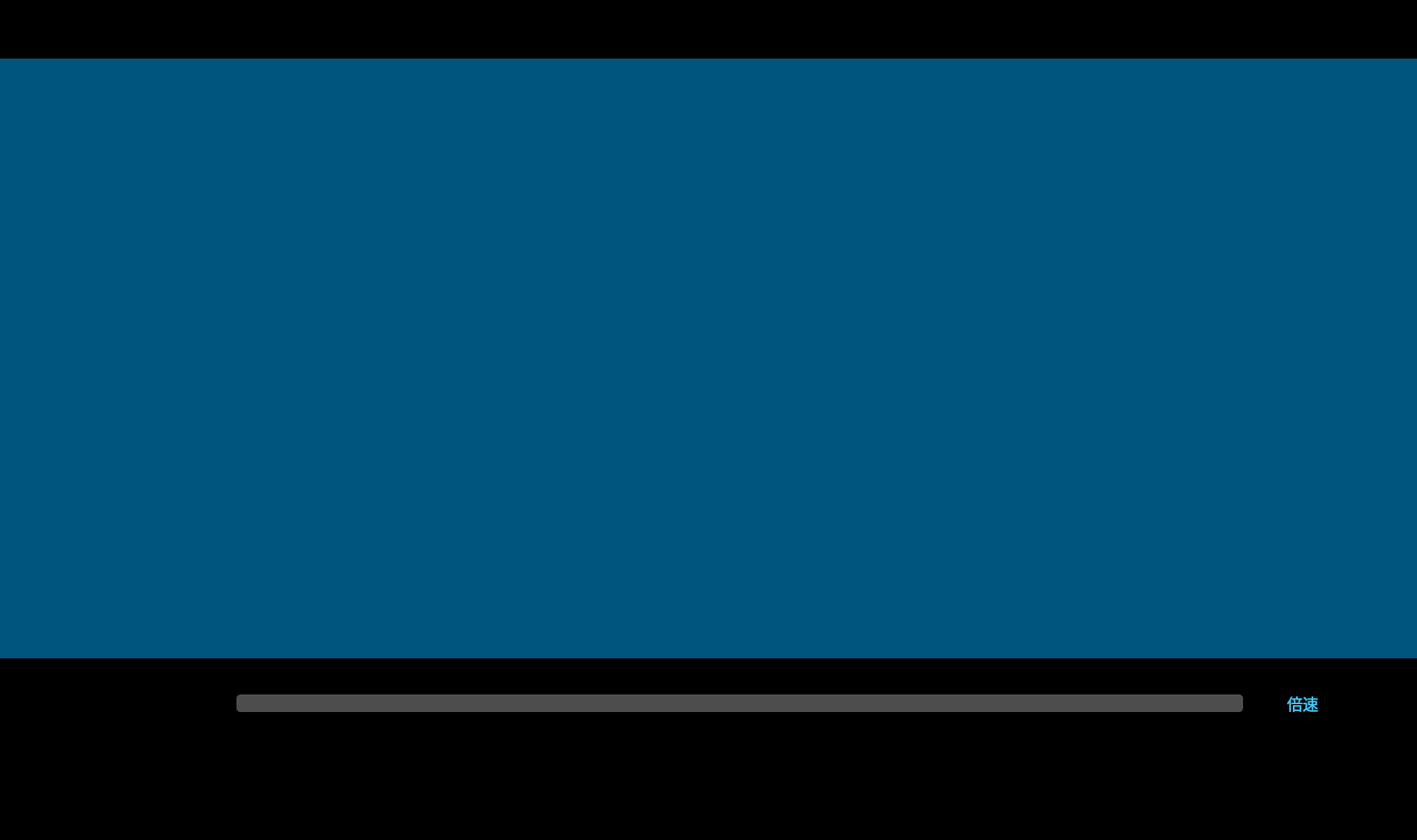
<?xml version="1.0" encoding="UTF-8"?>
<ui version="4.0">
 <class>PlayerPage</class>
 <widget class="QWidget" name="PlayerPage">
  <property name="geometry">
   <rect>
    <x>0</x>
    <y>0</y>
    <width>1450</width>
    <height>860</height>
   </rect>
  </property>
  <property name="windowTitle">
   <string>Form</string>
  </property>
  <property name="styleSheet">
   <string notr="true">*{
     color : #FFFFFF;
     font-size : 16px;
     background-color : rgba(0, 0, 0, 0);
}

QPushButton
{
    border : none;
}</string>
  </property>
  <layout class="QVBoxLayout" name="verticalLayout">
   <property name="spacing">
    <number>0</number>
   </property>
   <property name="leftMargin">
    <number>0</number>
   </property>
   <property name="topMargin">
    <number>0</number>
   </property>
   <property name="rightMargin">
    <number>0</number>
   </property>
   <property name="bottomMargin">
    <number>0</number>
   </property>
   <item>
    <widget class="QWidget" name="playHead" native="true">
     <property name="minimumSize">
      <size>
       <width>0</width>
       <height>60</height>
      </size>
     </property>
     <property name="maximumSize">
      <size>
       <width>16777215</width>
       <height>60</height>
      </size>
     </property>
     <property name="styleSheet">
      <string notr="true">#playHead
{
    background-color : #000000;
}</string>
     </property>
     <layout class="QHBoxLayout" name="horizontalLayout">
      <property name="spacing">
       <number>0</number>
      </property>
      <property name="leftMargin">
       <number>13</number>
      </property>
      <property name="topMargin">
       <number>0</number>
      </property>
      <property name="rightMargin">
       <number>0</number>
      </property>
      <property name="bottomMargin">
       <number>0</number>
      </property>
      <item>
       <widget class="QLabel" name="videoTittle">
        <property name="maximumSize">
         <size>
          <width>1325</width>
          <height>16777215</height>
         </size>
        </property>
        <property name="styleSheet">
         <string notr="true">#videoTittle{
    font-size : 24px;
}</string>
        </property>
        <property name="text">
         <string/>
        </property>
       </widget>
      </item>
      <item>
       <widget class="QWidget" name="sysBtnBox" native="true">
        <property name="minimumSize">
         <size>
          <width>112</width>
          <height>0</height>
         </size>
        </property>
        <property name="maximumSize">
         <size>
          <width>112</width>
          <height>16777215</height>
         </size>
        </property>
        <property name="styleSheet">
         <string notr="true"/>
        </property>
        <layout class="QHBoxLayout" name="horizontalLayout_2">
         <property name="spacing">
          <number>36</number>
         </property>
         <property name="leftMargin">
          <number>0</number>
         </property>
         <property name="topMargin">
          <number>0</number>
         </property>
         <property name="rightMargin">
          <number>31</number>
         </property>
         <property name="bottomMargin">
          <number>0</number>
         </property>
         <item>
          <widget class="QPushButton" name="minBtn">
           <property name="minimumSize">
            <size>
             <width>20</width>
             <height>20</height>
            </size>
           </property>
           <property name="maximumSize">
            <size>
             <width>20</width>
             <height>20</height>
            </size>
           </property>
           <property name="styleSheet">
            <string notr="true">#minBtn
{
    border-image : url(&quot;:/images/PlayPage/suoxiao.png&quot;);
}</string>
           </property>
           <property name="text">
            <string/>
           </property>
          </widget>
         </item>
         <item>
          <widget class="QPushButton" name="quitBtn">
           <property name="minimumSize">
            <size>
             <width>20</width>
             <height>20</height>
            </size>
           </property>
           <property name="maximumSize">
            <size>
             <width>20</width>
             <height>20</height>
            </size>
           </property>
           <property name="styleSheet">
            <string notr="true">#quitBtn
{
    border-image : url(&quot;:/images/PlayPage/quxiao.png&quot;);
}</string>
           </property>
           <property name="text">
            <string/>
           </property>
          </widget>
         </item>
        </layout>
       </widget>
      </item>
     </layout>
    </widget>
   </item>
   <item>
    <widget class="QWidget" name="screen" native="true">
     <property name="styleSheet">
      <string notr="true">#screen
{
    background-color : rgb(0, 85, 127);
}</string>
     </property>
    </widget>
   </item>
   <item>
    <widget class="QWidget" name="playContrlBox" native="true">
     <property name="minimumSize">
      <size>
       <width>0</width>
       <height>186</height>
      </size>
     </property>
     <property name="maximumSize">
      <size>
       <width>16777215</width>
       <height>186</height>
      </size>
     </property>
     <property name="styleSheet">
      <string notr="true">#playContrlBox
{
    background-color : #000000;
}</string>
     </property>
     <layout class="QVBoxLayout" name="verticalLayout_2">
      <property name="spacing">
       <number>0</number>
      </property>
      <property name="leftMargin">
       <number>0</number>
      </property>
      <property name="topMargin">
       <number>0</number>
      </property>
      <property name="rightMargin">
       <number>0</number>
      </property>
      <property name="bottomMargin">
       <number>0</number>
      </property>
      <item>
       <widget class="PlaySlider" name="videoSlider" native="true">
        <property name="minimumSize">
         <size>
          <width>0</width>
          <height>30</height>
         </size>
        </property>
        <property name="maximumSize">
         <size>
          <width>16777215</width>
          <height>30</height>
         </size>
        </property>
        <property name="styleSheet">
         <string notr="true"/>
        </property>
       </widget>
      </item>
      <item>
       <widget class="QWidget" name="playControl" native="true">
        <property name="minimumSize">
         <size>
          <width>0</width>
          <height>32</height>
         </size>
        </property>
        <property name="maximumSize">
         <size>
          <width>16777215</width>
          <height>32</height>
         </size>
        </property>
        <property name="styleSheet">
         <string notr="true"/>
        </property>
        <layout class="QHBoxLayout" name="horizontalLayout_3">
         <property name="spacing">
          <number>0</number>
         </property>
         <property name="leftMargin">
          <number>30</number>
         </property>
         <property name="topMargin">
          <number>0</number>
         </property>
         <property name="rightMargin">
          <number>30</number>
         </property>
         <property name="bottomMargin">
          <number>0</number>
         </property>
         <item>
          <widget class="QWidget" name="playTimeBox" native="true">
           <property name="minimumSize">
            <size>
             <width>126</width>
             <height>0</height>
            </size>
           </property>
           <property name="maximumSize">
            <size>
             <width>226</width>
             <height>16777215</height>
            </size>
           </property>
           <property name="styleSheet">
            <string notr="true"/>
           </property>
           <layout class="QHBoxLayout" name="horizontalLayout_4">
            <property name="spacing">
             <number>10</number>
            </property>
            <property name="leftMargin">
             <number>0</number>
            </property>
            <property name="topMargin">
             <number>0</number>
            </property>
            <property name="rightMargin">
             <number>0</number>
            </property>
            <property name="bottomMargin">
             <number>0</number>
            </property>
            <item>
             <widget class="QPushButton" name="playBtn">
              <property name="minimumSize">
               <size>
                <width>26</width>
                <height>26</height>
               </size>
              </property>
              <property name="maximumSize">
               <size>
                <width>26</width>
                <height>26</height>
               </size>
              </property>
              <property name="styleSheet">
               <string notr="true">#playBtn
{
    border-image : url(&quot;:/images/PlayPage/zanting.png&quot;);
}</string>
              </property>
              <property name="text">
               <string/>
              </property>
             </widget>
            </item>
            <item>
             <widget class="QLabel" name="videoDuration">
              <property name="text">
               <string/>
              </property>
             </widget>
            </item>
           </layout>
          </widget>
         </item>
         <item>
          <widget class="QWidget" name="bulletScreenBox" native="true">
           <property name="minimumSize">
            <size>
             <width>1116</width>
             <height>0</height>
            </size>
           </property>
           <property name="maximumSize">
            <size>
             <width>1116</width>
             <height>16777215</height>
            </size>
           </property>
           <property name="styleSheet">
            <string notr="true"/>
           </property>
           <layout class="QHBoxLayout" name="horizontalLayout_5">
            <property name="spacing">
             <number>30</number>
            </property>
            <property name="leftMargin">
             <number>30</number>
            </property>
            <property name="topMargin">
             <number>0</number>
            </property>
            <property name="rightMargin">
             <number>0</number>
            </property>
            <property name="bottomMargin">
             <number>0</number>
            </property>
            <item>
             <widget class="QPushButton" name="bulletScreenBtn">
              <property name="minimumSize">
               <size>
                <width>26</width>
                <height>26</height>
               </size>
              </property>
              <property name="maximumSize">
               <size>
                <width>26</width>
                <height>26</height>
               </size>
              </property>
              <property name="styleSheet">
               <string notr="true">#bulletScreenBtn
{
    border-image : url(&quot;:/images/PlayPage/danmu.png&quot;);
}</string>
              </property>
              <property name="text">
               <string/>
              </property>
             </widget>
            </item>
            <item>
             <widget class="BarrageEdit" name="bulletScreenText">
              <property name="styleSheet">
               <string notr="true">#bulletScreenText{
    font-family : 微软雅黑;
    font-size : 14px;
    background-color : #4D4D4D;
    color : #DEDEDE;
    border : none;
    border-radius : 4px;
}</string>
              </property>
             </widget>
            </item>
           </layout>
          </widget>
         </item>
         <item>
          <widget class="QWidget" name="speedBox" native="true">
           <property name="styleSheet">
            <string notr="true"/>
           </property>
           <layout class="QHBoxLayout" name="horizontalLayout_6">
            <property name="spacing">
             <number>0</number>
            </property>
            <property name="leftMargin">
             <number>0</number>
            </property>
            <property name="topMargin">
             <number>0</number>
            </property>
            <property name="rightMargin">
             <number>0</number>
            </property>
            <property name="bottomMargin">
             <number>0</number>
            </property>
            <item>
             <widget class="QPushButton" name="speedBtn">
              <property name="minimumSize">
               <size>
                <width>32</width>
                <height>21</height>
               </size>
              </property>
              <property name="maximumSize">
               <size>
                <width>32</width>
                <height>21</height>
               </size>
              </property>
              <property name="styleSheet">
               <string notr="true">#speedBtn
{
    color : #3ECEFE;
    font-size : 16px;
}</string>
              </property>
              <property name="text">
               <string>倍速</string>
              </property>
             </widget>
            </item>
           </layout>
          </widget>
         </item>
         <item>
          <widget class="QWidget" name="volumeBox" native="true">
           <property name="minimumSize">
            <size>
             <width>26</width>
             <height>0</height>
            </size>
           </property>
           <property name="maximumSize">
            <size>
             <width>26</width>
             <height>16777215</height>
            </size>
           </property>
           <property name="styleSheet">
            <string notr="true"/>
           </property>
           <layout class="QHBoxLayout" name="horizontalLayout_7">
            <property name="spacing">
             <number>0</number>
            </property>
            <property name="leftMargin">
             <number>0</number>
            </property>
            <property name="topMargin">
             <number>0</number>
            </property>
            <property name="rightMargin">
             <number>0</number>
            </property>
            <property name="bottomMargin">
             <number>0</number>
            </property>
            <item>
             <widget class="QPushButton" name="volumeBtn">
              <property name="minimumSize">
               <size>
                <width>26</width>
                <height>26</height>
               </size>
              </property>
              <property name="maximumSize">
               <size>
                <width>26</width>
                <height>26</height>
               </size>
              </property>
              <property name="styleSheet">
               <string notr="true">#volumeBtn
{
    border-image : url(&quot;:/images/PlayPage/shnegyin.png&quot;);
}</string>
              </property>
              <property name="text">
               <string/>
              </property>
             </widget>
            </item>
           </layout>
          </widget>
         </item>
        </layout>
       </widget>
      </item>
      <item>
       <widget class="QWidget" name="videoInfoBox" native="true">
        <property name="minimumSize">
         <size>
          <width>0</width>
          <height>60</height>
         </size>
        </property>
        <property name="maximumSize">
         <size>
          <width>16777215</width>
          <height>60</height>
         </size>
        </property>
        <property name="styleSheet">
         <string notr="true"/>
        </property>
        <layout class="QHBoxLayout" name="horizontalLayout_8">
         <property name="spacing">
          <number>0</number>
         </property>
         <property name="leftMargin">
          <number>0</number>
         </property>
         <property name="topMargin">
          <number>0</number>
         </property>
         <property name="rightMargin">
          <number>0</number>
         </property>
         <property name="bottomMargin">
          <number>0</number>
         </property>
         <item>
          <widget class="QWidget" name="videoInfo" native="true">
           <property name="minimumSize">
            <size>
             <width>310</width>
             <height>0</height>
            </size>
           </property>
           <property name="maximumSize">
            <size>
             <width>310</width>
             <height>16777215</height>
            </size>
           </property>
           <property name="styleSheet">
            <string notr="true"/>
           </property>
           <layout class="QHBoxLayout" name="horizontalLayout_9">
            <property name="spacing">
             <number>10</number>
            </property>
            <property name="leftMargin">
             <number>30</number>
            </property>
            <property name="topMargin">
             <number>0</number>
            </property>
            <property name="rightMargin">
             <number>0</number>
            </property>
            <property name="bottomMargin">
             <number>0</number>
            </property>
            <item>
             <widget class="QPushButton" name="userAvatar">
              <property name="minimumSize">
               <size>
                <width>26</width>
                <height>26</height>
               </size>
              </property>
              <property name="maximumSize">
               <size>
                <width>26</width>
                <height>26</height>
               </size>
              </property>
              <property name="styleSheet">
               <string notr="true">#userAvatar
{
   /* border-image : url(&quot;:/images/PlayPage/touxiang.png&quot;);*/
}</string>
              </property>
              <property name="text">
               <string/>
              </property>
              <property name="iconSize">
               <size>
                <width>26</width>
                <height>26</height>
               </size>
              </property>
             </widget>
            </item>
            <item>
             <widget class="QLabel" name="userNikeName">
              <property name="minimumSize">
               <size>
                <width>126</width>
                <height>0</height>
               </size>
              </property>
              <property name="maximumSize">
               <size>
                <width>126</width>
                <height>16777215</height>
               </size>
              </property>
              <property name="styleSheet">
               <string notr="true">#userNikeName
{
    font-size : 18px;
    font-weight : bold;
}</string>
              </property>
              <property name="text">
               <string/>
              </property>
             </widget>
            </item>
            <item>
             <widget class="QLabel" name="loadupTime">
              <property name="text">
               <string/>
              </property>
             </widget>
            </item>
           </layout>
          </widget>
         </item>
         <item>
          <widget class="QWidget" name="playNumBox" native="true">
           <property name="minimumSize">
            <size>
             <width>114</width>
             <height>0</height>
            </size>
           </property>
           <property name="maximumSize">
            <size>
             <width>114</width>
             <height>16777215</height>
            </size>
           </property>
           <property name="styleSheet">
            <string notr="true"/>
           </property>
           <layout class="QHBoxLayout" name="horizontalLayout_10">
            <property name="spacing">
             <number>7</number>
            </property>
            <property name="leftMargin">
             <number>35</number>
            </property>
            <property name="topMargin">
             <number>0</number>
            </property>
            <property name="rightMargin">
             <number>0</number>
            </property>
            <property name="bottomMargin">
             <number>0</number>
            </property>
            <item>
             <widget class="QLabel" name="playNumImage">
              <property name="minimumSize">
               <size>
                <width>24</width>
                <height>24</height>
               </size>
              </property>
              <property name="maximumSize">
               <size>
                <width>24</width>
                <height>24</height>
               </size>
              </property>
              <property name="styleSheet">
               <string notr="true">#playNumImage
{
    border-image : url(&quot;:/images/PlayPage/bofangliang.png&quot;);
}</string>
              </property>
              <property name="text">
               <string/>
              </property>
             </widget>
            </item>
            <item>
             <widget class="QLabel" name="playNum">
              <property name="text">
               <string/>
              </property>
             </widget>
            </item>
           </layout>
          </widget>
         </item>
         <item>
          <widget class="QWidget" name="likeNumBox" native="true">
           <property name="styleSheet">
            <string notr="true"/>
           </property>
           <layout class="QHBoxLayout" name="horizontalLayout_11">
            <property name="spacing">
             <number>7</number>
            </property>
            <property name="leftMargin">
             <number>11</number>
            </property>
            <property name="topMargin">
             <number>11</number>
            </property>
            <property name="rightMargin">
             <number>30</number>
            </property>
            <property name="bottomMargin">
             <number>11</number>
            </property>
            <item>
             <spacer name="horizontalSpacer">
              <property name="orientation">
               <enum>Qt::Orientation::Horizontal</enum>
              </property>
              <property name="sizeHint" stdset="0">
               <size>
                <width>892</width>
                <height>20</height>
               </size>
              </property>
             </spacer>
            </item>
            <item>
             <widget class="QPushButton" name="likeImageBtn">
              <property name="minimumSize">
               <size>
                <width>24</width>
                <height>24</height>
               </size>
              </property>
              <property name="maximumSize">
               <size>
                <width>24</width>
                <height>24</height>
               </size>
              </property>
              <property name="styleSheet">
               <string notr="true">#likeImageBtn
{
    border-image : url(&quot;:/images/PlayPage/dianzan.png&quot;);
}</string>
              </property>
              <property name="text">
               <string/>
              </property>
             </widget>
            </item>
            <item>
             <widget class="QLabel" name="likeNum">
              <property name="text">
               <string/>
              </property>
             </widget>
            </item>
           </layout>
          </widget>
         </item>
        </layout>
       </widget>
      </item>
      <item>
       <widget class="QWidget" name="videoIntroduceBox" native="true">
        <property name="styleSheet">
         <string notr="true"/>
        </property>
        <layout class="QHBoxLayout" name="horizontalLayout_12">
         <property name="spacing">
          <number>0</number>
         </property>
         <property name="leftMargin">
          <number>30</number>
         </property>
         <property name="topMargin">
          <number>0</number>
         </property>
         <property name="rightMargin">
          <number>34</number>
         </property>
         <property name="bottomMargin">
          <number>20</number>
         </property>
         <item>
          <widget class="QLabel" name="videoDesc">
           <property name="maximumSize">
            <size>
             <width>1386</width>
             <height>16777215</height>
            </size>
           </property>
           <property name="toolTip">
            <string/>
           </property>
           <property name="styleSheet">
            <string notr="true">#videoDesc
{
    font-size : 14px;
}</string>
           </property>
           <property name="text">
            <string/>
           </property>
           <property name="wordWrap">
            <bool>true</bool>
           </property>
          </widget>
         </item>
        </layout>
       </widget>
      </item>
     </layout>
    </widget>
   </item>
  </layout>
 </widget>
 <customwidgets>
  <customwidget>
   <class>PlaySlider</class>
   <extends>QWidget</extends>
   <header location="global">playslider.h</header>
   <container>1</container>
  </customwidget>
  <customwidget>
   <class>BarrageEdit</class>
   <extends>QLineEdit</extends>
   <header location="global">barrageedit.h</header>
  </customwidget>
 </customwidgets>
 <resources/>
 <connections/>
</ui>
